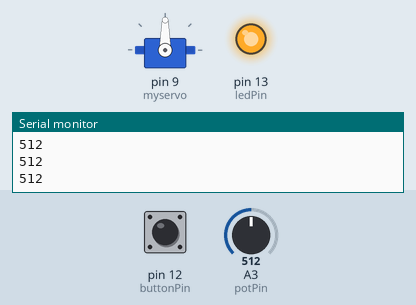
This sketch was run on a simulated Arduino Uno, built with avr-gcc and run on an emulated ATmega328P. Parts: servo, output pins drawn as LEDs (lit = HIGH), the last lines printed to the serial monitor. Dashed ring = blinking. Inputs (shaded band) come from the test bench; at power-on: pin 12 (buttonPin) HIGH, A3 (potPin) = 512.

Above: at 1.2 s.
1.3 s: pin 12 (buttonPin) pulled LOW for 1 s
At 1.76 s:
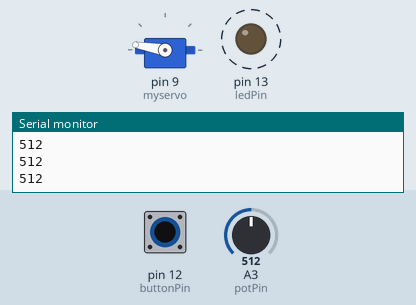
4.0 s: A3 (potPin) set to 716
At 5.2 s:
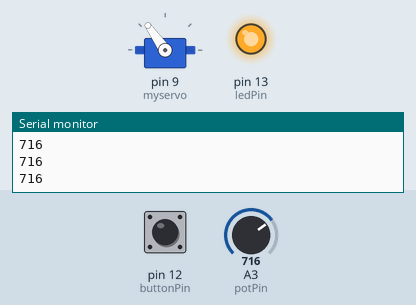
5.5 s: A3 (potPin) set to 900
At 6.3 s:
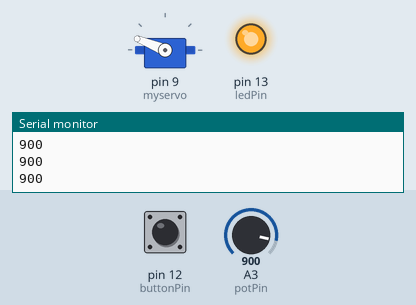
7.0 s: A3 (potPin) set to 1023
At 7.8 s:
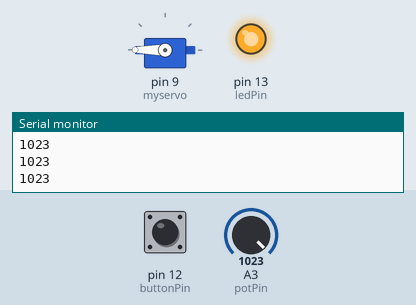
8.5 s: A3 (potPin) set to 306
At 8.9 s:
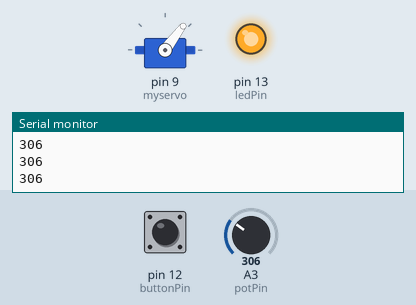
10.0 s: A3 (potPin) set to 122
At 11.1 s:
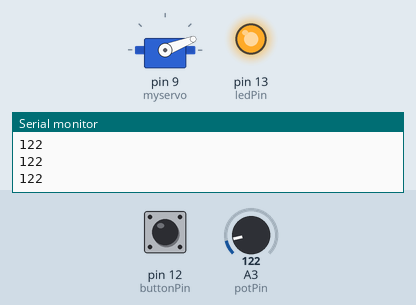
Timing chart, 0 to 12.5 s (numbered marks = the images above; inputs shaded):
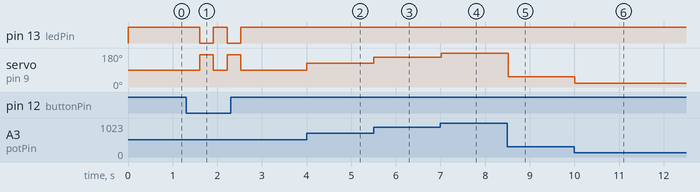

Measured:
- after the input at 1.3 s, pin 13 (ledPin): alternates HIGH for 0.32 s and LOW for 0.30 s, 4 changes in all, then stays HIGH, starting after 0.31 s; servo on pin 9 (myservo): alternates 170° for 0.30 s and 90° for 0.32 s, 4 changes in all, then stays 90°, starting after 0.31 s
- after the input at 4.0 s, servo on pin 9 (myservo): 90° → 125° at once
- after the input at 5.5 s, servo on pin 9 (myservo): 125° → 158° at once
- after the input at 7.0 s, servo on pin 9 (myservo): 158° → 180° at once
- after the input at 8.5 s, servo on pin 9 (myservo): 180° → 53° at once
- after the input at 10.0 s, servo on pin 9 (myservo): 53° → 21° at once

The sketch:

servo_and_potentitiometer_and_button_led.ino
```cpp
//www.elegoo.com
//2018.12.19
#include <Servo.h>
/* After including the corresponding libraries,
   we can use the "class" like "Servo" created by the developer for us.
   We can use the functions and variables created in the libraries by creating
   objects like the following "myservo" to refer to the members in ".".*/

Servo myservo;
//it created an object called myservo.
/*  you can see Servo as a complex date type(Including functions and various data types)
    and see myservo as variables.               */

int potPin = A3; // Potentiometer output connected to analog pin 3
int buttonPin = 12; // Potentiometer output connected to analog pin 3
int ledPin = 13;

bool shouldPutInFixedPosition = false;

void setup(){
  /*"attach" and "write" are both functions,
     and they are members contained in the complex structure of "Servo".
     We can only use them if we create the object "myservo" for the complex structure of "Servo".
  */
  myservo.attach(9);//connect pin 9 with the control line(the middle line of Servo)
  myservo.write(90);// move servos to center position -> 90°
  pinMode(buttonPin, INPUT_PULLUP);
  pinMode(ledPin, OUTPUT); //initialize the buzzer pin as an output
  Serial.begin(9600);  // ...set up the serial output
}
void loop(){
  int potVal = analogRead(potPin);
  Serial.println(potVal);

  if (digitalRead(buttonPin) == LOW) {
    shouldPutInFixedPosition = !shouldPutInFixedPosition;
    delay(300);
  }

  if (shouldPutInFixedPosition) {
    myservo.write(170);
    digitalWrite(ledPin, LOW);
  } else {
    digitalWrite(ledPin, HIGH);
    int mappedVval = map(potVal, 0, 1023, 0, 180);     // scale it to use it with the servo (value between 0 and 180)
    myservo.write(mappedVval);                  // sets the servo position according to the scaled value
    delay(15);                           // waits for the servo to get there
  }

  //myservo.write(90);// move servos to center position -> 90°
  //delay(1000);
  //myservo.write(60);// move servos to center position -> 60°
  //delay(1000);
  //myservo.write(90);// move servos to center position -> 90°
  //delay(1000);
  //myservo.write(150);// move servos to center position -> 120°
  //delay(1000);
}
```
